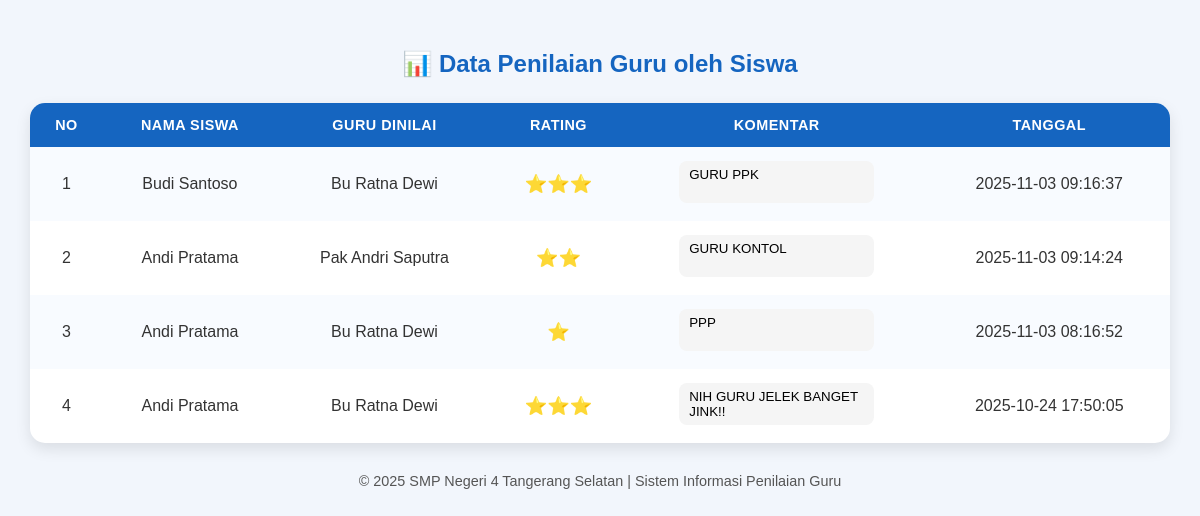
/web-pkm/page/admin/index.php (signed in), run on the app's committed database.
### tables this page shows
CREATE TABLE `penilaian_guru` (
  `id_penilaian` int(11) NOT NULL,
  `nis` varchar(20) NOT NULL,
  `id_guru` int(11) NOT NULL,
  `nilai_kedisiplinan` int(11) NOT NULL,
  `nilai_penguasaan_materi` int(11) NOT NULL,
  `nilai_interaksi` int(11) NOT NULL,
  `komentar` text DEFAULT NULL,
  `tanggal` datetime DEFAULT current_timestamp()
);

CREATE TABLE `siswa` (
  `id_siswa` int(11) NOT NULL,
  `nis` varchar(20) NOT NULL,
  `password` varchar(100) NOT NULL,
  `nama_siswa` varchar(100) NOT NULL,
  `alamat` text DEFAULT NULL,
  `id_kelas` int(11) DEFAULT NULL
);

CREATE TABLE `guru` (
  `id_guru` int(11) NOT NULL,
  `nama_guru` varchar(100) DEFAULT NULL,
  `mapel` varchar(50) DEFAULT NULL
);

### web-pkm/page/admin/index.php (the view, shortened to what this page needs)
<?php
if($_SESSION && $_SESSION['login'] == 'admin'){
include "../../database/config.php";
?>
<!DOCTYPE html>
<html lang="id">
<head>
</head>
<body>
  <h2>📊 Data Penilaian Guru oleh Siswa</h2>
  <table>
    <tr>
      <th>No</th>
      <th>Nama Siswa</th>
      <th>Guru Dinilai</th>
      <th>Rating</th>
      <th>Komentar</th>
      <th>Tanggal</th>
    </tr>
    <?php
    $no = 1;
    $result = mysqli_query($conn, "
      SELECT p.*, s.nama_siswa, g.nama_guru
      FROM penilaian_guru p
      JOIN siswa s ON p.nis = s.nis
      JOIN guru g ON p.id_guru = g.id_guru
      ORDER BY p.tanggal DESC
    ");
    while($row = mysqli_fetch_assoc($result)){
      $avg = round(($row['nilai_kedisiplinan'] + $row['nilai_penguasaan_materi'] + $row['nilai_interaksi']) / 3);
      $stars = str_repeat("⭐", round($avg / 20));
      echo "
      <tr>
        <td>{$no}</td>
        <td>{$row['nama_siswa']}</td>
        <td>{$row['nama_guru']}</td>
        <td class='stars'>{$stars}</td>
        <td><textarea readonly>{$row['komentar']}</textarea></td>
        <td>{$row['tanggal']}</td>
      </tr>";
      $no++;
    }
    ?>
  </table>
  <footer>
    © 2025 SMP Negeri 4 Tangerang Selatan | Sistem Informasi Penilaian Guru
  </footer>
</body>
</html>
<?php
} else {
  echo "<script>document.location='../../index.php'</script>";
}
?>

### web-pkm/page/admin/index.php (style rules this page uses)
body { font-family: 'Poppins', sans-serif; background: #f2f6fc; margin: 0; padding: 30px; color: #333; }
h2 { color: #1565C0; text-align: center; margin-bottom: 25px; }
table { width: 100%; border-collapse: collapse; background: #fff; border-radius: 15px; overflow: hidden; box-shadow: 0 6px 15px rgba(0,0,0,0.1); }
th, td { padding: 14px 16px; text-align: center; }
th { background: #1565C0; color: #fff; text-transform: uppercase; font-size: 0.9em; letter-spacing: 0.5px; }
tr:nth-child(even) { background: #f8fbff; }
.stars { color: #FFD700; font-size: 18px; }
td textarea { border: none; background: #f5f5f5; border-radius: 8px; padding: 6px 10px; resize: none; font-family: inherit; }
footer { text-align: center; color: #555; margin-top: 30px; font-size: 0.9em; }

### data on the page
penilaian_guru: siswa.nama_siswa "Budi Santoso", id_guru.nama_guru "Bu Ratna Dewi", stars "⭐⭐⭐", komentar "GURU PPK", tanggal "2025-11-03 09:16:37"
penilaian_guru: siswa.nama_siswa "Andi Pratama", id_guru.nama_guru "Pak Andri Saputra", stars "⭐⭐", komentar "GURU KONTOL", tanggal "2025-11-03 09:14:24"
penilaian_guru: siswa.nama_siswa "Andi Pratama", id_guru.nama_guru "Bu Ratna Dewi", stars "⭐", komentar "PPP", tanggal "2025-11-03 08:16:52"
penilaian_guru: siswa.nama_siswa "Andi Pratama", id_guru.nama_guru "Bu Ratna Dewi", stars "⭐⭐⭐", komentar "NIH GURU JELEK BANGET JINK!!", tanggal "2025-10-24 17:50:05"
